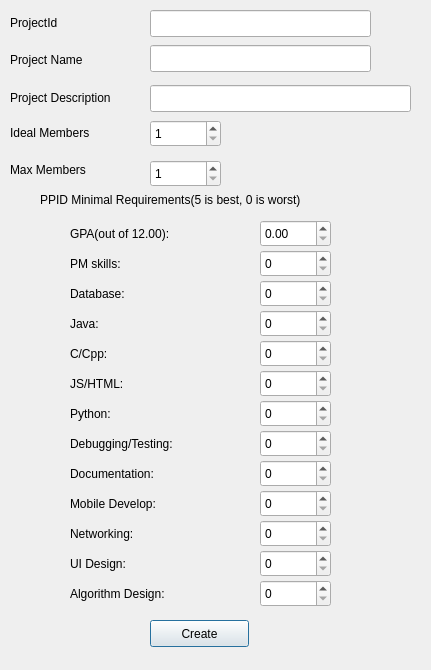
<?xml version="1.0" encoding="UTF-8"?>
<ui version="4.0">
 <class>CreateProject</class>
 <widget class="QDialog" name="CreateProject">
  <property name="geometry">
   <rect>
    <x>0</x>
    <y>0</y>
    <width>431</width>
    <height>670</height>
   </rect>
  </property>
  <property name="windowTitle">
   <string>Dialog</string>
  </property>
  <widget class="QLabel" name="label_12">
   <property name="geometry">
    <rect>
     <x>70</x>
     <y>465</y>
     <width>121</width>
     <height>17</height>
    </rect>
   </property>
   <property name="text">
    <string>Documentation:</string>
   </property>
  </widget>
  <widget class="QLineEdit" name="lastName">
   <property name="geometry">
    <rect>
     <x>150</x>
     <y>45</y>
     <width>221</width>
     <height>27</height>
    </rect>
   </property>
  </widget>
  <widget class="QSpinBox" name="docSpin">
   <property name="geometry">
    <rect>
     <x>260</x>
     <y>460</y>
     <width>71</width>
     <height>27</height>
    </rect>
   </property>
   <property name="minimum">
    <number>0</number>
   </property>
   <property name="maximum">
    <number>5</number>
   </property>
  </widget>
  <widget class="QLabel" name="nameLabel_2">
   <property name="geometry">
    <rect>
     <x>10</x>
     <y>50</y>
     <width>91</width>
     <height>20</height>
    </rect>
   </property>
   <property name="text">
    <string>Project Name</string>
   </property>
  </widget>
  <widget class="QLabel" name="label_14">
   <property name="geometry">
    <rect>
     <x>70</x>
     <y>525</y>
     <width>91</width>
     <height>17</height>
    </rect>
   </property>
   <property name="text">
    <string>Networking:</string>
   </property>
  </widget>
  <widget class="QLineEdit" name="firstName">
   <property name="geometry">
    <rect>
     <x>150</x>
     <y>10</y>
     <width>221</width>
     <height>27</height>
    </rect>
   </property>
  </widget>
  <widget class="QLabel" name="label_15">
   <property name="geometry">
    <rect>
     <x>70</x>
     <y>555</y>
     <width>81</width>
     <height>17</height>
    </rect>
   </property>
   <property name="text">
    <string>UI Design:</string>
   </property>
  </widget>
  <widget class="QLabel" name="label_3">
   <property name="geometry">
    <rect>
     <x>70</x>
     <y>225</y>
     <width>121</width>
     <height>17</height>
    </rect>
   </property>
   <property name="text">
    <string>GPA(out of 12.00):</string>
   </property>
  </widget>
  <widget class="QLabel" name="label_5">
   <property name="geometry">
    <rect>
     <x>70</x>
     <y>255</y>
     <width>67</width>
     <height>17</height>
    </rect>
   </property>
   <property name="text">
    <string>PM skills:</string>
   </property>
  </widget>
  <widget class="QSpinBox" name="jsSpin">
   <property name="geometry">
    <rect>
     <x>260</x>
     <y>370</y>
     <width>71</width>
     <height>27</height>
    </rect>
   </property>
   <property name="minimum">
    <number>0</number>
   </property>
   <property name="maximum">
    <number>5</number>
   </property>
  </widget>
  <widget class="QLineEdit" name="id">
   <property name="geometry">
    <rect>
     <x>150</x>
     <y>85</y>
     <width>261</width>
     <height>27</height>
    </rect>
   </property>
  </widget>
  <widget class="QLabel" name="nameLabel">
   <property name="geometry">
    <rect>
     <x>10</x>
     <y>15</y>
     <width>81</width>
     <height>16</height>
    </rect>
   </property>
   <property name="text">
    <string>ProjectId</string>
   </property>
  </widget>
  <widget class="QSpinBox" name="javaSpin">
   <property name="geometry">
    <rect>
     <x>260</x>
     <y>310</y>
     <width>71</width>
     <height>27</height>
    </rect>
   </property>
   <property name="minimum">
    <number>0</number>
   </property>
   <property name="maximum">
    <number>5</number>
   </property>
  </widget>
  <widget class="QSpinBox" name="pmSpin">
   <property name="geometry">
    <rect>
     <x>260</x>
     <y>250</y>
     <width>71</width>
     <height>27</height>
    </rect>
   </property>
   <property name="minimum">
    <number>0</number>
   </property>
   <property name="maximum">
    <number>5</number>
   </property>
  </widget>
  <widget class="QSpinBox" name="cSpin">
   <property name="geometry">
    <rect>
     <x>260</x>
     <y>340</y>
     <width>71</width>
     <height>27</height>
    </rect>
   </property>
   <property name="minimum">
    <number>0</number>
   </property>
   <property name="maximum">
    <number>5</number>
   </property>
  </widget>
  <widget class="QLabel" name="label_10">
   <property name="geometry">
    <rect>
     <x>70</x>
     <y>405</y>
     <width>67</width>
     <height>17</height>
    </rect>
   </property>
   <property name="text">
    <string>Python:</string>
   </property>
  </widget>
  <widget class="QLabel" name="idLabel">
   <property name="geometry">
    <rect>
     <x>10</x>
     <y>90</y>
     <width>141</width>
     <height>16</height>
    </rect>
   </property>
   <property name="text">
    <string>Project Description</string>
   </property>
  </widget>
  <widget class="QDoubleSpinBox" name="gpaSpin">
   <property name="geometry">
    <rect>
     <x>260</x>
     <y>220</y>
     <width>71</width>
     <height>27</height>
    </rect>
   </property>
   <property name="maximum">
    <double>12.000000000000000</double>
   </property>
  </widget>
  <widget class="QLabel" name="label_8">
   <property name="geometry">
    <rect>
     <x>70</x>
     <y>345</y>
     <width>67</width>
     <height>17</height>
    </rect>
   </property>
   <property name="text">
    <string>C/Cpp:</string>
   </property>
  </widget>
  <widget class="QLabel" name="label_11">
   <property name="geometry">
    <rect>
     <x>70</x>
     <y>435</y>
     <width>141</width>
     <height>17</height>
    </rect>
   </property>
   <property name="text">
    <string>Debugging/Testing:</string>
   </property>
  </widget>
  <widget class="QSpinBox" name="uiSpin">
   <property name="geometry">
    <rect>
     <x>260</x>
     <y>550</y>
     <width>71</width>
     <height>27</height>
    </rect>
   </property>
   <property name="minimum">
    <number>0</number>
   </property>
   <property name="maximum">
    <number>5</number>
   </property>
  </widget>
  <widget class="QSpinBox" name="networkingSpin">
   <property name="geometry">
    <rect>
     <x>260</x>
     <y>520</y>
     <width>71</width>
     <height>27</height>
    </rect>
   </property>
   <property name="minimum">
    <number>0</number>
   </property>
   <property name="maximum">
    <number>5</number>
   </property>
  </widget>
  <widget class="QSpinBox" name="pythonSpin">
   <property name="geometry">
    <rect>
     <x>260</x>
     <y>400</y>
     <width>71</width>
     <height>27</height>
    </rect>
   </property>
   <property name="minimum">
    <number>0</number>
   </property>
   <property name="maximum">
    <number>5</number>
   </property>
  </widget>
  <widget class="QLabel" name="label_6">
   <property name="geometry">
    <rect>
     <x>70</x>
     <y>285</y>
     <width>71</width>
     <height>17</height>
    </rect>
   </property>
   <property name="text">
    <string>Database:</string>
   </property>
  </widget>
  <widget class="QLabel" name="label_9">
   <property name="geometry">
    <rect>
     <x>70</x>
     <y>375</y>
     <width>67</width>
     <height>17</height>
    </rect>
   </property>
   <property name="text">
    <string>JS/HTML:</string>
   </property>
  </widget>
  <widget class="QSpinBox" name="mobileSpin">
   <property name="geometry">
    <rect>
     <x>260</x>
     <y>490</y>
     <width>71</width>
     <height>27</height>
    </rect>
   </property>
   <property name="minimum">
    <number>0</number>
   </property>
   <property name="maximum">
    <number>5</number>
   </property>
  </widget>
  <widget class="QSpinBox" name="debuggingSpin">
   <property name="geometry">
    <rect>
     <x>260</x>
     <y>430</y>
     <width>71</width>
     <height>27</height>
    </rect>
   </property>
   <property name="minimum">
    <number>0</number>
   </property>
   <property name="maximum">
    <number>5</number>
   </property>
  </widget>
  <widget class="QLabel" name="label_13">
   <property name="geometry">
    <rect>
     <x>70</x>
     <y>495</y>
     <width>121</width>
     <height>17</height>
    </rect>
   </property>
   <property name="text">
    <string>Mobile Develop:</string>
   </property>
  </widget>
  <widget class="QLabel" name="label_16">
   <property name="geometry">
    <rect>
     <x>70</x>
     <y>585</y>
     <width>131</width>
     <height>17</height>
    </rect>
   </property>
   <property name="text">
    <string>Algorithm Design:</string>
   </property>
  </widget>
  <widget class="QSpinBox" name="algSpin">
   <property name="geometry">
    <rect>
     <x>260</x>
     <y>580</y>
     <width>71</width>
     <height>27</height>
    </rect>
   </property>
   <property name="minimum">
    <number>0</number>
   </property>
   <property name="maximum">
    <number>5</number>
   </property>
  </widget>
  <widget class="QSpinBox" name="dbSpin">
   <property name="geometry">
    <rect>
     <x>260</x>
     <y>280</y>
     <width>71</width>
     <height>27</height>
    </rect>
   </property>
   <property name="minimum">
    <number>0</number>
   </property>
   <property name="maximum">
    <number>5</number>
   </property>
  </widget>
  <widget class="QLabel" name="label_4">
   <property name="geometry">
    <rect>
     <x>40</x>
     <y>190</y>
     <width>341</width>
     <height>20</height>
    </rect>
   </property>
   <property name="text">
    <string>PPID Minimal Requirements(5 is best, 0 is worst)</string>
   </property>
  </widget>
  <widget class="QLabel" name="label_7">
   <property name="geometry">
    <rect>
     <x>70</x>
     <y>315</y>
     <width>67</width>
     <height>17</height>
    </rect>
   </property>
   <property name="text">
    <string>Java:</string>
   </property>
  </widget>
  <widget class="QPushButton" name="saveButton">
   <property name="geometry">
    <rect>
     <x>150</x>
     <y>620</y>
     <width>99</width>
     <height>27</height>
    </rect>
   </property>
   <property name="text">
    <string>Create</string>
   </property>
  </widget>
  <widget class="QLabel" name="nameLabel_3">
   <property name="geometry">
    <rect>
     <x>10</x>
     <y>125</y>
     <width>111</width>
     <height>16</height>
    </rect>
   </property>
   <property name="text">
    <string>Ideal Members</string>
   </property>
  </widget>
  <widget class="QLabel" name="nameLabel_4">
   <property name="geometry">
    <rect>
     <x>10</x>
     <y>160</y>
     <width>101</width>
     <height>20</height>
    </rect>
   </property>
   <property name="text">
    <string>Max Members</string>
   </property>
  </widget>
  <widget class="QSpinBox" name="pmSpin_2">
   <property name="geometry">
    <rect>
     <x>150</x>
     <y>120</y>
     <width>71</width>
     <height>27</height>
    </rect>
   </property>
   <property name="minimum">
    <number>1</number>
   </property>
   <property name="maximum">
    <number>999</number>
   </property>
  </widget>
  <widget class="QSpinBox" name="pmSpin_3">
   <property name="geometry">
    <rect>
     <x>150</x>
     <y>160</y>
     <width>71</width>
     <height>27</height>
    </rect>
   </property>
   <property name="minimum">
    <number>1</number>
   </property>
   <property name="maximum">
    <number>999</number>
   </property>
  </widget>
 </widget>
 <resources/>
 <connections/>
</ui>
